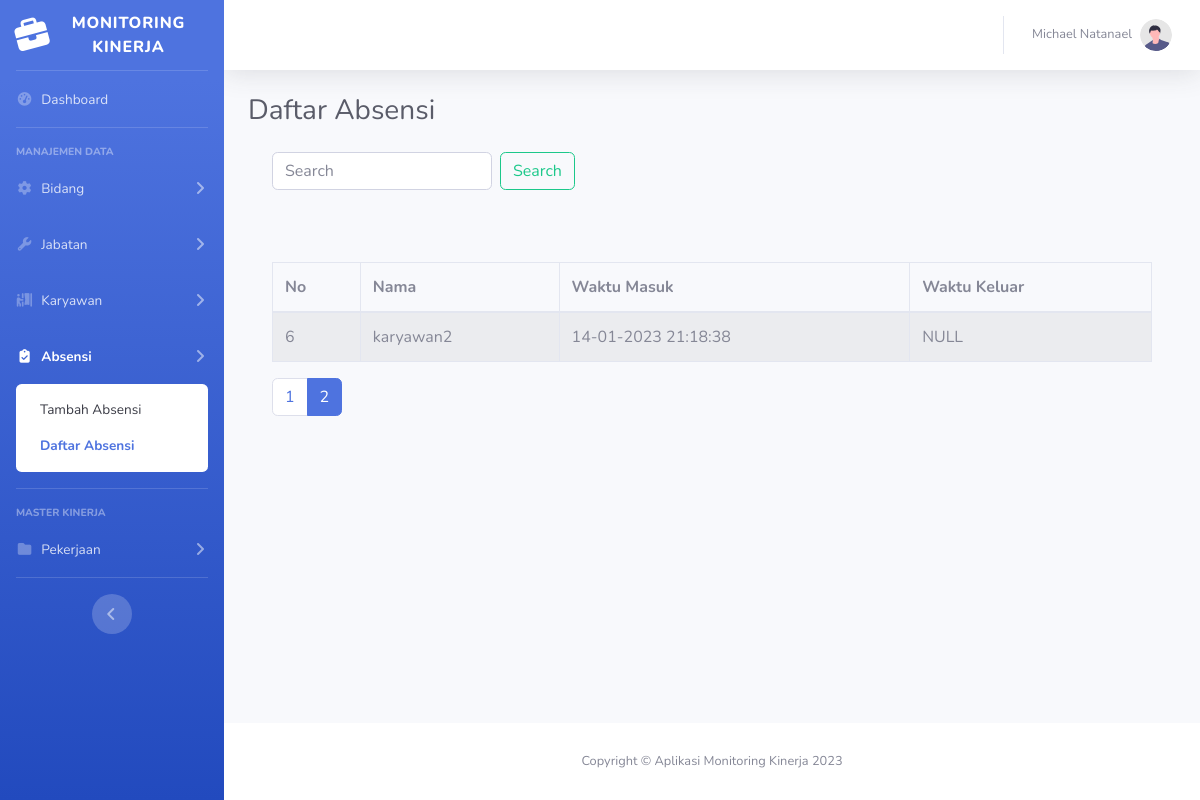
/absensi.php?halaman=2 (signed in), run on the app's committed database.
### tables this page shows
CREATE TABLE `absensi` (
  `id_absensi` int(11) NOT NULL,
  `id_karyawan` int(11) NOT NULL,
  `absen_masuk` datetime NOT NULL,
  `absen_pulang` datetime DEFAULT NULL
);

CREATE TABLE `pegawai` (
  `idPegawai` int(11) NOT NULL,
  `nip` varchar(255) NOT NULL,
  `nama_peg` varchar(255) NOT NULL,
  `id_jabatan` int(11) NOT NULL,
  `alamat` varchar(255) NOT NULL,
  `id_bidang` int(11) NOT NULL,
  `photo` varchar(255) NOT NULL
);

### absensi.php (the view, shortened to what this page needs)
<?php
    require('functions.php');
?>
<!DOCTYPE html>
<html lang="en">
    <head>
        <link href="vendor/fontawesome-free/css/all.min.css" rel="stylesheet" type="text/css">
        <link href="css/sb-admin-2.min.css" rel="stylesheet">
    </head>
    <body id="page-top">
        <div id="wrapper">
            <?php
                include "template/sidebar_v.php";
            ?>
            <div id="content-wrapper" class="d-flex flex-column">
                <div id="content">
                    <?php
                        include "template/topbar_v.php";
                    ?>
                    <div class="container-fluid">
                        <div class="d-sm-flex align-items-center justify-content-between mb-4">
                            <h1 class="h3 mb-0 text-gray-800">Daftar Absensi</h1>
                        </div>
                        <div class="wrapper">
                            <div class="container-fluid">
                                <div class="row">
                                    <div class="col-md-12">
                                        <form class="form-inline pull-right" method="get">
                                            <input class="form-control mr-sm-2" type="search" name="search" placeholder="Search" aria-label="Search">
                                            <button class="btn btn-outline-success my-2 my-sm-0" type="submit">Search</button>
                                        </form>
                                        <br><br><br>
                                        <?php
                                            require_once "config.php";
                                            $batas = 5;
                                            $halaman = @$_GET['halaman'];
                                            if (empty($halaman)) {
                                                $posisi = 0;
                                                $halaman = 1;
                                            } else {
                                                $posisi = ($halaman - 1) * $batas;
                                            }
                                            if (isset($_GET['search'])) {
                                                $search = $_GET['search'];
                                                $sql = "SELECT id_absensi, id_karyawan, absen_masuk, absen_pulang, nama_peg
                                                        FROM absensi
                                                        INNER JOIN pegawai ON idPegawai = id_karyawan
                                                        WHERE nama_peg LIKE '%$search%' ORDER BY idPegawai ASC LIMIT $posisi, $batas";
                                            } else {
                                                $sql = "SELECT id_absensi, id_karyawan, absen_masuk, absen_pulang, nama_peg
                                                        FROM absensi
                                                        INNER JOIN pegawai ON idPegawai = id_karyawan ORDER BY idPegawai ASC LIMIT $posisi, $batas";
                                            }
                                            if ($result = mysqli_query($link, $sql)) {
                                                if (mysqli_num_rows($result) > 0) {
                                        ?>
                                        <table class="table table-bordered table-striped">
                                            <thead>
                                                <tr>
                                                    <th>No</th>
                                                    <th>Nama</th>
                                                    <th>Waktu Masuk</th>
                                                    <th>Waktu Keluar</th>
                                                </tr>
                                            </thead>
                                            <tbody>
                                                <?php
                                                    $i = 1 + $posisi;
                                                    while ($row = mysqli_fetch_array($result)) {
                                                ?>
                                                <tr>
                                                    <td><?= $i ?></td>
                                                    <td><?= $row['nama_peg'] ?></td>
                                                    <td><?= date('d-m-Y H:i:s', strtotime($row['absen_masuk'])); ?></td>
                                                    <td><?php
                                                        if (empty($row['absen_pulang'])) {
                                                            echo 'NULL';
                                                        } else {
                                                            echo date('d-m-Y H:i:s', strtotime($row['absen_pulang']));
                                                        }
                                                    ?>
                                                    </td>
                                                </tr>
                                                <?php
                                                        $i++;
                                                    }
                                                ?>
                                                </tbody>
                                            </table>
                                            <ul class="pagination">
                                                <?php
                                                    if (isset($_GET['search'])) {
                                                        $search = $_GET['search'];
                                                        $query2 = "SELECT id_absensi, id_karyawan, absen_masuk, absen_pulang, nama_peg
                                                                    FROM absensi
                                                                    INNER JOIN pegawai ON idPegawai = id_karyawan
                                                                    WHERE nama_peg LIKE '%$search%' ORDER BY idPegawai ASC";
                                                    } else {
                                                        $query2 = "SELECT id_absensi, id_karyawan, absen_masuk, absen_pulang, nama_peg
                                                                    FROM absensi
                                                                    INNER JOIN pegawai ON idPegawai = id_karyawan ORDER BY idPegawai ASC";
                                                    }
                                                    $result2 = mysqli_query($link, $query2);
                                                    $jmldata = mysqli_num_rows($result2);
                                                    $jmlhalaman = ceil($jmldata / $batas);
                                                    for ($i = 1; $i <= $jmlhalaman; $i++) {
                                                        if ($i != $halaman) {
                                                            if (isset($_GET['search'])) {
                                                                $search = $_GET['search'];
                                                                echo "<li class='page-item'><a class='page-link' href='absensi.php?halaman=$i&search=$search'>$i</a></li>";
                                                            } else {
                                                                echo "<li class='page-item'><a class='page-link' href='absensi.php?halaman=$i'>$i</a></li>";
                                                            }
                                                        } else {
                                                            echo "<li class='page-item active'><a class='page-link' href='#'>$i</a></li>";
                                                        }
                                                    }
                                                ?>
                                            </ul>
                                            <?php
                                                } else {
                                            ?>
                                            <p class="lead"><em>No records were found</em></p>
                                            <?php
                                                }
                                            } else {
                                                echo "ERROR: Could not able to execute $sql. " . mysqli_error($link);
                                            }
                                        ?>
                                    </div>
                                </div>
                            </div>
                        </div>
                    </div>
                </div>
            <?php
                include "template/footer_v.php";
            ?>
            </div>
        </div>
    </body>
</html>

### data on the page
absensi: id_karyawan.nama_peg "karyawan2", absen_masuk "14-01-2023 21:18:38", shows "NULL"

### other printed values
$_SESSION['name'] "Michael Natanael"
